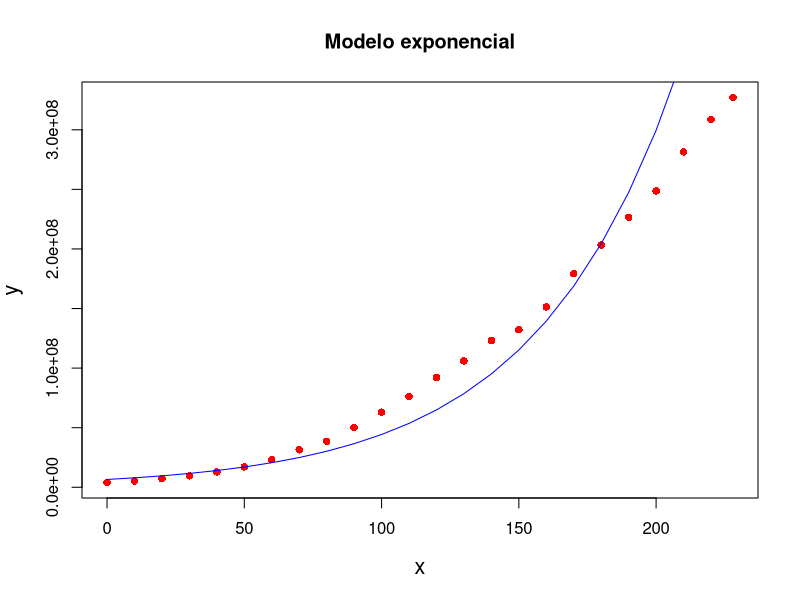

The R script that drew this image:
library(dplyr)
library(ggplot2)
library(readxl)
library(pracma)

#obtener datos
datos <- read_excel("Datos.xlsx",sheet="Exponencial")
datos$Year=datos$Year-datos$Year[1]
#ingresar arrays a funcion polyfit
p <- polyfit(datos$Year, log(datos$Population), 1)

#mostrar coeficientes
r<-p[1]
Po<-exp(p[2])
r
Po

#graficar data
plot(datos$Year, datos$Population, pch=16, cex.lab = 1.3, col = "red", xlab="x", ylab="y", main="Modelo exponencial")

#graficar Modelo Exponencial
yf <- Po * exp(r*datos$Year)
lines(datos$Year, yf, col="blue")